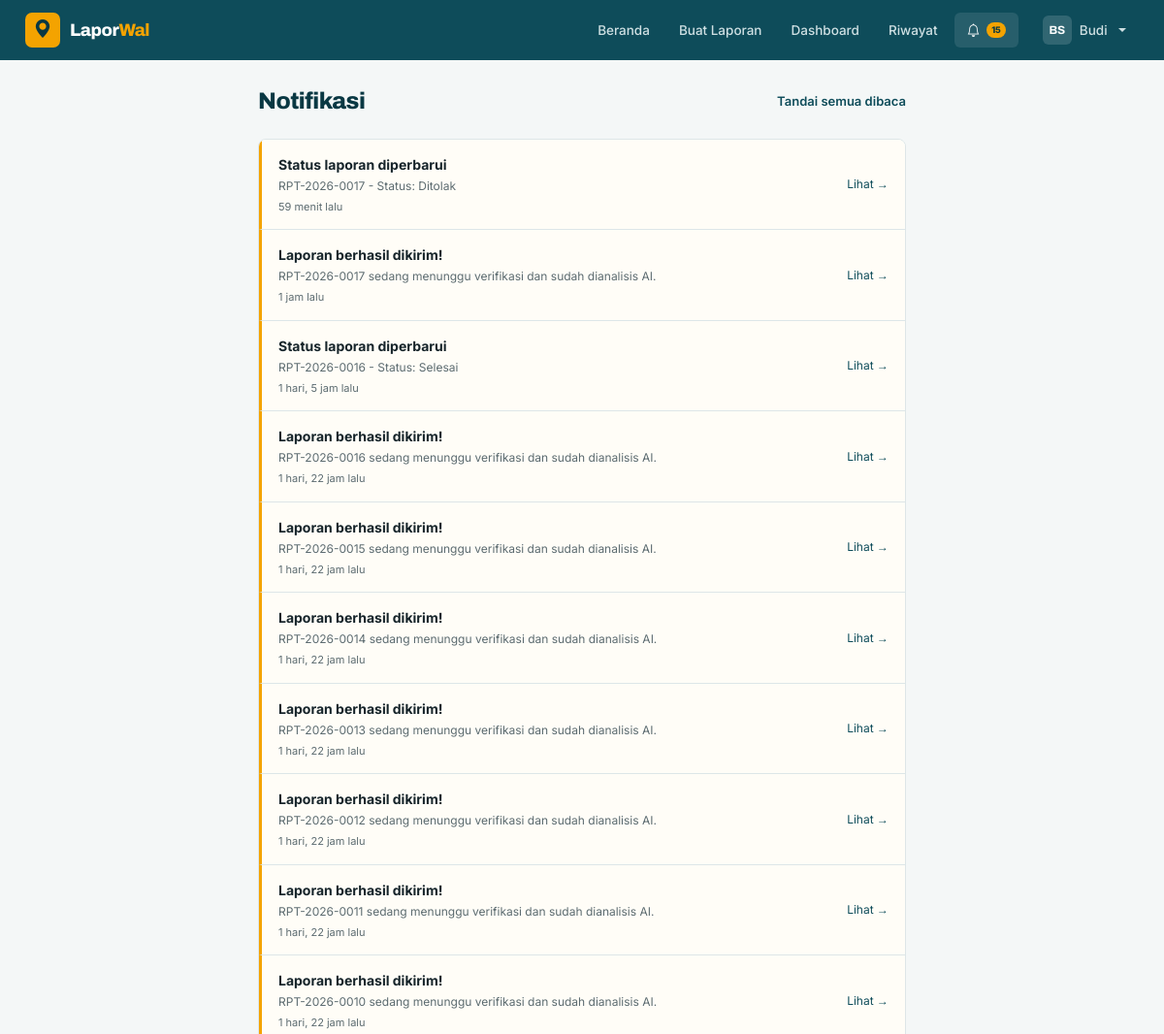
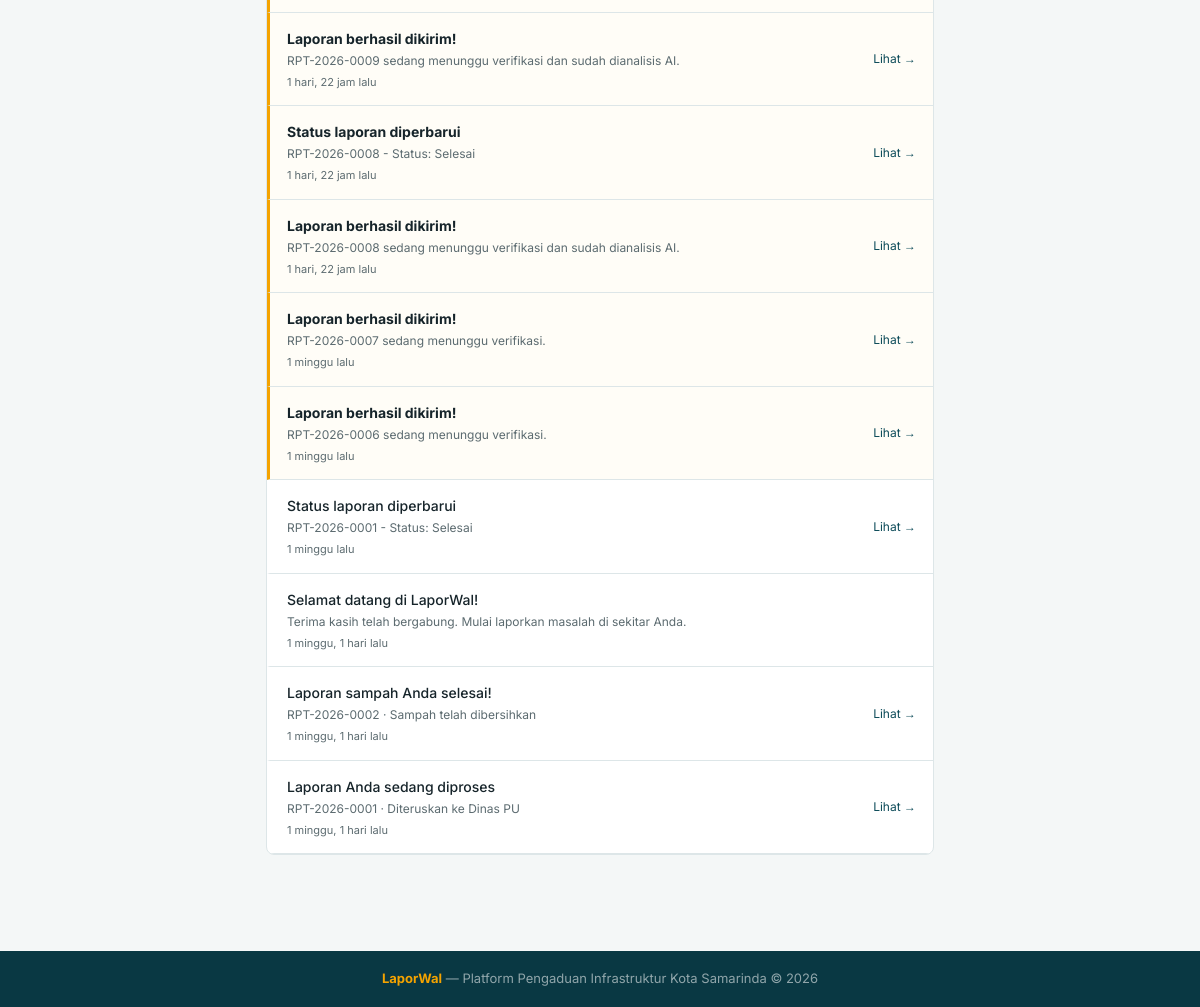
Page /notifikasi/ (signed in) on the committed database (2 pictures, top to bottom).
### accounts/models.py (models this page shows, shortened)
class CustomUser(AbstractUser):
    phone = models.CharField(max_length=20, blank=True, verbose_name="Nomor HP")
    avatar = models.ImageField(upload_to='avatars/', blank=True, null=True, verbose_name="Foto Profil")
    kota = models.CharField(max_length=100, default='Samarinda', verbose_name="Kota")
    is_admin_dinas = models.BooleanField(default=False, verbose_name="Admin Dinas")
    class Meta:
        verbose_name = "Pengguna"
        verbose_name_plural = "Pengguna"
    def get_initials(self):
        parts = self.get_full_name().split()
        if len(parts) >= 2:
            return parts[0][0].upper() + parts[1][0].upper()
        elif self.first_name:
            return self.first_name[:2].upper()
        return self.username[:2].upper()

### laporan/models.py (models this page shows, shortened)
class Notifikasi(models.Model):
    pengguna = models.ForeignKey(settings.AUTH_USER_MODEL, on_delete=models.CASCADE, related_name='notifikasi')
    laporan = models.ForeignKey(Laporan, on_delete=models.CASCADE, null=True, blank=True)
    judul = models.CharField(max_length=100)
    pesan = models.CharField(max_length=255)
    sudah_dibaca = models.BooleanField(default=False)
    dibuat_pada = models.DateTimeField(auto_now_add=True)
    class Meta:
        ordering = ['-dibuat_pada']

### laporan/views.py (the view)
# urls.py: path('notifikasi/', views.notifikasi_view, name='notifikasi'),
@login_required
def notifikasi_view(request):
    notif_list = request.user.notifikasi.all()
    if request.GET.get('mark_read'):
        notif_list.update(sudah_dibaca=True)
        return redirect('notifikasi')
    return render(request, 'laporan/notifikasi.html', {'notif_list': notif_list})

### templates/laporan/notifikasi.html (shortened to what this page needs)
{% extends 'base.html' %}
{% block content %}
<div style="max-width:700px;margin:0 auto;padding:28px 16px 48px">
  <div class="d-flex align-items-center justify-content-between mb-4">
    <h1 class="h-page" style="margin-bottom:0">Notifikasi</h1>
    <a href="?mark_read=1" class="text-green text-decoration-none" style="font-size:13px;font-weight:600">Tandai semua dibaca</a>
  </div>
  <div class="lw-card" style="padding:0;overflow:hidden">
    {% for notif in notif_list %}
    <div style="display:flex;gap:13px;padding:15px 17px;border-bottom:1px solid var(--line);{% if not notif.sudah_dibaca %}border-left:3px solid var(--amber);background:#FFFDF7{% else %}border-left:3px solid transparent{% endif %}">
      <div style="flex:1">
        <div style="font-size:14px;font-weight:{% if not notif.sudah_dibaca %}700{% else %}500{% endif %};color:var(--ink);margin-bottom:3px">{{ notif.judul }}</div>
        <div class="section-sub" style="font-size:12px;margin-bottom:4px">{{ notif.pesan }}</div>
        <div class="section-sub" style="font-size:11px">{{ notif.dibuat_pada|timesince }} lalu</div>
      </div>
      {% if notif.laporan %}
      <a href="{% url 'detail_laporan' notif.laporan.pk %}" style="font-size:12px;color:var(--teal);text-decoration:none;align-self:center;flex-shrink:0">Lihat &rarr;</a>
      {% endif %}
    </div>
    {% empty %}
    <div class="text-center py-5 section-sub">
      <i class="bi bi-bell-slash fs-1 d-block mb-3"></i>
      <p>Belum ada notifikasi.</p>
    </div>
    {% endfor %}
  </div>
</div>
{% endblock %}

### templates/base.html (shortened to what this page needs)
<!DOCTYPE html>
<html lang="id">
<head>
  {% load static %}
  <link href="https://cdn.jsdelivr.net/npm/bootstrap@5.3.3/dist/css/bootstrap.min.css" rel="stylesheet">
  <link href="https://cdn.jsdelivr.net/npm/bootstrap-icons@1.11.3/font/bootstrap-icons.css" rel="stylesheet">
</head>
<body>
<nav class="lw-navbar">
  <a href="{% url 'beranda' %}" class="lw-brand">
    <div class="lw-brand-icon"><i class="bi bi-geo-alt-fill"></i></div>
    <span class="lw-brand-text">Lapor<b>Wal</b></span>
  </a>
  <div class="lw-nav-links">
    {% if user.is_authenticated %}
      {% if user.is_admin_dinas or user.is_staff %}
        <a href="{% url 'admin_dashboard' %}" class="lw-nav-link {% if request.resolver_match.url_name == 'admin_dashboard' %}active{% endif %}"><i class="bi bi-speedometer2"></i>Dashboard</a>
        <a href="{% url 'admin_laporan' %}" class="lw-nav-link {% if request.resolver_match.url_name == 'admin_laporan' %}active{% endif %}"><i class="bi bi-clipboard-data"></i>Laporan</a>
        <a href="{% url 'admin_pengguna' %}" class="lw-nav-link {% if request.resolver_match.url_name == 'admin_pengguna' %}active{% endif %}"><i class="bi bi-people"></i>Pengguna</a>
      {% else %}
        <a href="{% url 'beranda' %}" class="lw-nav-link {% if request.resolver_match.url_name == 'beranda' %}active{% endif %}">Beranda</a>
        <a href="{% url 'buat_laporan' %}" class="lw-nav-link {% if request.resolver_match.url_name == 'buat_laporan' %}active{% endif %}">Buat Laporan</a>
        <a href="{% url 'dashboard_user' %}" class="lw-nav-link {% if request.resolver_match.url_name == 'dashboard_user' %}active{% endif %}">Dashboard</a>
        <a href="{% url 'riwayat_laporan' %}" class="lw-nav-link {% if request.resolver_match.url_name == 'riwayat_laporan' %}active{% endif %}">Riwayat</a>
        <a href="{% url 'notifikasi' %}" class="lw-nav-link {% if request.resolver_match.url_name == 'notifikasi' %}active{% endif %}">
          <i class="bi bi-bell"></i>
          <span id="notif-badge-count" class="notif-badge d-none">0</span>
        </a>
      {% endif %}
      <div class="dropdown ms-2">
        <button class="lw-nav-link dropdown-toggle d-flex align-items-center gap-2" data-bs-toggle="dropdown">
          <div style="width:30px;height:30px;background:rgba(255,255,255,.15);border-radius:6px;display:flex;align-items:center;justify-content:center;font-size:12px;font-weight:700;color:#fff;font-family:var(--display)">
            {{ user.get_initials }}
          </div>
          <span class="d-none d-md-inline">{{ user.first_name|default:user.username }}</span>
        </button>
      </div>
    {% endif %}
  </div>
</nav>
{% block content %}{% endblock %}
<footer class="lw-footer">
  <b>LaporWal</b> &mdash; Platform Pengaduan Infrastruktur Kota Samarinda &copy; 2026
</footer>
</body>
</html>

### rows in the picture
CustomUser: get_initials "BS", first_name "Budi"
Notifikasi: judul "Status laporan diperbarui", pesan "RPT-2026-0017 - Status: Ditolak", dibuat_pada "59 menit", shows "Lihat →"
Notifikasi: judul "Laporan berhasil dikirim!", pesan "RPT-2026-0017 sedang menunggu verifikasi dan sudah dianalisis AI.", dibuat_pada "1 jam", shows "Lihat →"
Notifikasi: judul "Status laporan diperbarui", pesan "RPT-2026-0016 - Status: Selesai", dibuat_pada "1 hari, 5 jam", shows "Lihat →"
Notifikasi: judul "Laporan berhasil dikirim!", pesan "RPT-2026-0016 sedang menunggu verifikasi dan sudah dianalisis AI.", dibuat_pada "1 hari, 22 jam", shows "Lihat →"
Notifikasi: judul "Laporan berhasil dikirim!", pesan "RPT-2026-0015 sedang menunggu verifikasi dan sudah dianalisis AI.", dibuat_pada "1 hari, 22 jam", shows "Lihat →"
Notifikasi: judul "Laporan berhasil dikirim!", pesan "RPT-2026-0014 sedang menunggu verifikasi dan sudah dianalisis AI.", dibuat_pada "1 hari, 22 jam", shows "Lihat →"
Notifikasi: judul "Laporan berhasil dikirim!", pesan "RPT-2026-0013 sedang menunggu verifikasi dan sudah dianalisis AI.", dibuat_pada "1 hari, 22 jam", shows "Lihat →"
Notifikasi: judul "Laporan berhasil dikirim!", pesan "RPT-2026-0012 sedang menunggu verifikasi dan sudah dianalisis AI.", dibuat_pada "1 hari, 22 jam", shows "Lihat →"
Notifikasi: judul "Laporan berhasil dikirim!", pesan "RPT-2026-0011 sedang menunggu verifikasi dan sudah dianalisis AI.", dibuat_pada "1 hari, 22 jam", shows "Lihat →"
Notifikasi: judul "Laporan berhasil dikirim!", pesan "RPT-2026-0010 sedang menunggu verifikasi dan sudah dianalisis AI.", dibuat_pada "1 hari, 22 jam", shows "Lihat →"
Notifikasi: judul "Laporan berhasil dikirim!", pesan "RPT-2026-0009 sedang menunggu verifikasi dan sudah dianalisis AI.", dibuat_pada "1 hari, 22 jam", shows "Lihat →"
Notifikasi: judul "Status laporan diperbarui", pesan "RPT-2026-0008 - Status: Selesai", dibuat_pada "1 hari, 22 jam", shows "Lihat →"
Notifikasi: judul "Laporan berhasil dikirim!", pesan "RPT-2026-0008 sedang menunggu verifikasi dan sudah dianalisis AI.", dibuat_pada "1 hari, 22 jam", shows "Lihat →"
Notifikasi: judul "Laporan berhasil dikirim!", pesan "RPT-2026-0007 sedang menunggu verifikasi.", dibuat_pada "1 minggu", shows "Lihat →"
Notifikasi: judul "Laporan berhasil dikirim!", pesan "RPT-2026-0006 sedang menunggu verifikasi.", dibuat_pada "1 minggu", shows "Lihat →"
Notifikasi: judul "Status laporan diperbarui", pesan "RPT-2026-0001 - Status: Selesai", dibuat_pada "1 minggu", shows "Lihat →"
Notifikasi: judul "Selamat datang di LaporWal!", pesan "Terima kasih telah bergabung. Mulai laporkan masalah di sekitar Anda.", dibuat_pada "1 minggu, 1 hari"
Notifikasi: judul "Laporan sampah Anda selesai!", pesan "RPT-2026-0002 · Sampah telah dibersihkan", dibuat_pada "1 minggu, 1 hari", shows "Lihat →"
Notifikasi: judul "Laporan Anda sedang diproses", pesan "RPT-2026-0001 · Diteruskan ke Dinas PU", dibuat_pada "1 minggu, 1 hari", shows "Lihat →"
